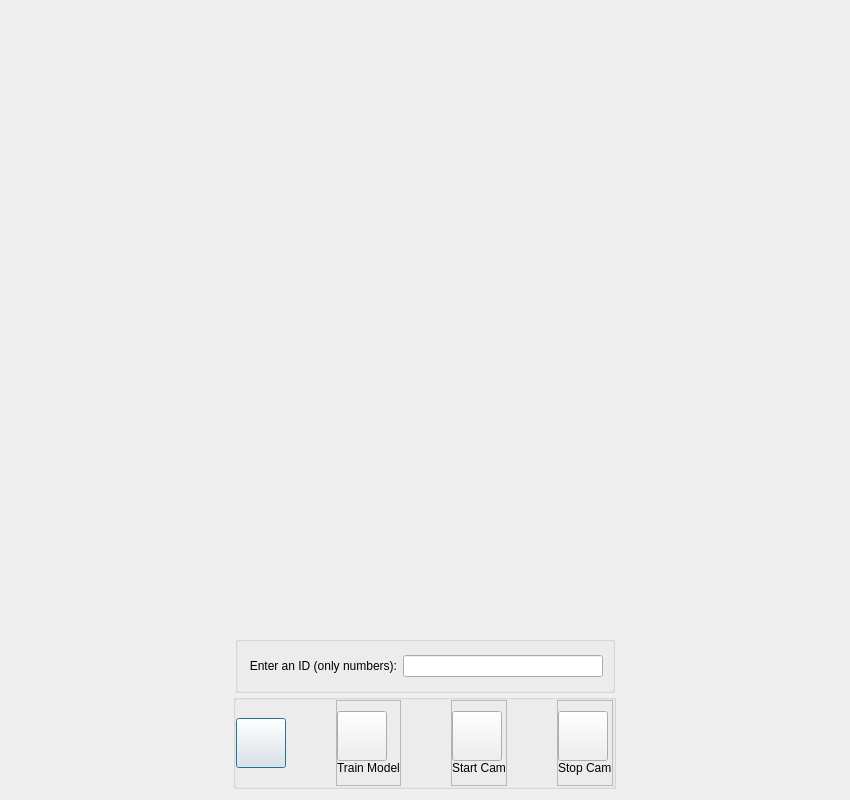
<?xml version="1.0" encoding="UTF-8"?>
<ui version="4.0">
 <class>MyDialogRecoder</class>
 <widget class="QDialog" name="MyDialogRecoder">
  <property name="geometry">
   <rect>
    <x>0</x>
    <y>0</y>
    <width>850</width>
    <height>800</height>
   </rect>
  </property>
  <property name="windowTitle">
   <string>My Dialog</string>
  </property>
  <layout class="QGridLayout" name="gridLayout">
   <item row="0" column="0">
    <layout class="QVBoxLayout" name="verticalLayout">
     <item>
      <widget class="QLabel" name="webcam_label">
       <property name="sizePolicy">
        <sizepolicy hsizetype="MinimumExpanding" vsizetype="MinimumExpanding">
         <horstretch>0</horstretch>
         <verstretch>0</verstretch>
        </sizepolicy>
       </property>
       <property name="minimumSize">
        <size>
         <width>800</width>
         <height>550</height>
        </size>
       </property>
       <property name="alignment">
        <set>Qt::AlignCenter</set>
       </property>
      </widget>
     </item>
     <item>
      <layout class="QVBoxLayout" name="verticalLayout_2">
       <property name="spacing">
        <number>1</number>
       </property>
       <property name="topMargin">
        <number>0</number>
       </property>
       <property name="bottomMargin">
        <number>0</number>
       </property>
       <item>
        <layout class="QHBoxLayout" name="enterIdLayout">
         <property name="spacing">
          <number>0</number>
         </property>
         <item>
          <widget class="QGroupBox" name="enterIdGroupBox">
           <property name="sizePolicy">
            <sizepolicy hsizetype="Fixed" vsizetype="Fixed">
             <horstretch>0</horstretch>
             <verstretch>0</verstretch>
            </sizepolicy>
           </property>
           <property name="layoutDirection">
            <enum>Qt::LeftToRight</enum>
           </property>
           <property name="alignment">
            <set>Qt::AlignCenter</set>
           </property>
           <layout class="QHBoxLayout" name="horizontalLayout_3">
            <property name="spacing">
             <number>6</number>
            </property>
            <item>
             <widget class="QLabel" name="id_label">
              <property name="sizePolicy">
               <sizepolicy hsizetype="Fixed" vsizetype="Fixed">
                <horstretch>0</horstretch>
                <verstretch>0</verstretch>
               </sizepolicy>
              </property>
              <property name="minimumSize">
               <size>
                <width>150</width>
                <height>30</height>
               </size>
              </property>
              <property name="text">
               <string>Enter an ID (only numbers):</string>
              </property>
              <property name="alignment">
               <set>Qt::AlignRight|Qt::AlignTrailing|Qt::AlignVCenter</set>
              </property>
             </widget>
            </item>
            <item>
             <widget class="QLineEdit" name="id_edit">
              <property name="sizePolicy">
               <sizepolicy hsizetype="Fixed" vsizetype="Fixed">
                <horstretch>0</horstretch>
                <verstretch>0</verstretch>
               </sizepolicy>
              </property>
              <property name="minimumSize">
               <size>
                <width>200</width>
                <height>0</height>
               </size>
              </property>
              <property name="alignment">
               <set>Qt::AlignLeading|Qt::AlignLeft|Qt::AlignVCenter</set>
              </property>
             </widget>
            </item>
           </layout>
          </widget>
         </item>
        </layout>
       </item>
       <item>
        <layout class="QHBoxLayout" name="horizontalLayout">
         <property name="spacing">
          <number>0</number>
         </property>
         <item alignment="Qt::AlignHCenter|Qt::AlignVCenter">
          <widget class="QGroupBox" name="horizontalGroupBox">
           <property name="sizePolicy">
            <sizepolicy hsizetype="Fixed" vsizetype="Fixed">
             <horstretch>0</horstretch>
             <verstretch>0</verstretch>
            </sizepolicy>
           </property>
           <property name="alignment">
            <set>Qt::AlignCenter</set>
           </property>
           <layout class="QHBoxLayout" name="horizontalLayout_2">
            <property name="spacing">
             <number>50</number>
            </property>
            <property name="leftMargin">
             <number>0</number>
            </property>
            <property name="topMargin">
             <number>0</number>
            </property>
            <property name="rightMargin">
             <number>0</number>
            </property>
            <property name="bottomMargin">
             <number>0</number>
            </property>
            <item>
             <widget class="QPushButton" name="backBtn">
              <property name="sizePolicy">
               <sizepolicy hsizetype="Fixed" vsizetype="Fixed">
                <horstretch>0</horstretch>
                <verstretch>0</verstretch>
               </sizepolicy>
              </property>
              <property name="minimumSize">
               <size>
                <width>50</width>
                <height>50</height>
               </size>
              </property>
              <property name="text">
               <string/>
              </property>
              <property name="icon">
               <iconset>
                <normaloff>../Styles/back.svg</normaloff>../Styles/back.svg</iconset>
              </property>
             </widget>
            </item>
            <item alignment="Qt::AlignHCenter|Qt::AlignVCenter">
             <widget class="QFrame" name="frame">
              <property name="frameShape">
               <enum>QFrame::StyledPanel</enum>
              </property>
              <property name="frameShadow">
               <enum>QFrame::Raised</enum>
              </property>
              <layout class="QVBoxLayout" name="verticalLayout_3">
               <property name="spacing">
                <number>0</number>
               </property>
               <property name="leftMargin">
                <number>0</number>
               </property>
               <property name="topMargin">
                <number>10</number>
               </property>
               <property name="rightMargin">
                <number>0</number>
               </property>
               <property name="bottomMargin">
                <number>10</number>
               </property>
               <item>
                <widget class="QPushButton" name="trainBtn">
                 <property name="sizePolicy">
                  <sizepolicy hsizetype="Fixed" vsizetype="Fixed">
                   <horstretch>0</horstretch>
                   <verstretch>0</verstretch>
                  </sizepolicy>
                 </property>
                 <property name="minimumSize">
                  <size>
                   <width>50</width>
                   <height>50</height>
                  </size>
                 </property>
                 <property name="text">
                  <string/>
                 </property>
                 <property name="icon">
                  <iconset>
                   <normaloff>../Styles/train.svg</normaloff>../Styles/train.svg</iconset>
                 </property>
                </widget>
               </item>
               <item alignment="Qt::AlignHCenter">
                <widget class="QLabel" name="label">
                 <property name="text">
                  <string>Train Model</string>
                 </property>
                </widget>
               </item>
              </layout>
             </widget>
            </item>
            <item>
             <widget class="QFrame" name="frame_2">
              <property name="frameShape">
               <enum>QFrame::StyledPanel</enum>
              </property>
              <property name="frameShadow">
               <enum>QFrame::Raised</enum>
              </property>
              <layout class="QVBoxLayout" name="verticalLayout_4">
               <property name="spacing">
                <number>0</number>
               </property>
               <property name="leftMargin">
                <number>0</number>
               </property>
               <property name="topMargin">
                <number>10</number>
               </property>
               <property name="rightMargin">
                <number>0</number>
               </property>
               <property name="bottomMargin">
                <number>10</number>
               </property>
               <item>
                <widget class="QPushButton" name="stop_button">
                 <property name="sizePolicy">
                  <sizepolicy hsizetype="Fixed" vsizetype="Fixed">
                   <horstretch>0</horstretch>
                   <verstretch>0</verstretch>
                  </sizepolicy>
                 </property>
                 <property name="minimumSize">
                  <size>
                   <width>50</width>
                   <height>50</height>
                  </size>
                 </property>
                 <property name="text">
                  <string/>
                 </property>
                 <property name="icon">
                  <iconset>
                   <normaloff>../Styles/icons/video-off.svg</normaloff>../Styles/icons/video-off.svg</iconset>
                 </property>
                </widget>
               </item>
               <item alignment="Qt::AlignHCenter">
                <widget class="QLabel" name="label_2">
                 <property name="text">
                  <string>Start Cam</string>
                 </property>
                </widget>
               </item>
              </layout>
             </widget>
            </item>
            <item alignment="Qt::AlignHCenter">
             <widget class="QFrame" name="frame_3">
              <property name="frameShape">
               <enum>QFrame::StyledPanel</enum>
              </property>
              <property name="frameShadow">
               <enum>QFrame::Raised</enum>
              </property>
              <layout class="QVBoxLayout" name="verticalLayout_5">
               <property name="spacing">
                <number>0</number>
               </property>
               <property name="leftMargin">
                <number>0</number>
               </property>
               <property name="topMargin">
                <number>10</number>
               </property>
               <property name="rightMargin">
                <number>0</number>
               </property>
               <property name="bottomMargin">
                <number>10</number>
               </property>
               <item>
                <widget class="QPushButton" name="start_button">
                 <property name="sizePolicy">
                  <sizepolicy hsizetype="Fixed" vsizetype="Fixed">
                   <horstretch>0</horstretch>
                   <verstretch>0</verstretch>
                  </sizepolicy>
                 </property>
                 <property name="minimumSize">
                  <size>
                   <width>50</width>
                   <height>50</height>
                  </size>
                 </property>
                 <property name="text">
                  <string/>
                 </property>
                 <property name="icon">
                  <iconset>
                   <normaloff>../Styles/icons/video.svg</normaloff>../Styles/icons/video.svg</iconset>
                 </property>
                </widget>
               </item>
               <item alignment="Qt::AlignHCenter">
                <widget class="QLabel" name="label_3">
                 <property name="text">
                  <string>Stop Cam</string>
                 </property>
                </widget>
               </item>
              </layout>
             </widget>
            </item>
           </layout>
          </widget>
         </item>
        </layout>
       </item>
      </layout>
     </item>
    </layout>
   </item>
  </layout>
 </widget>
 <resources/>
 <connections/>
</ui>
